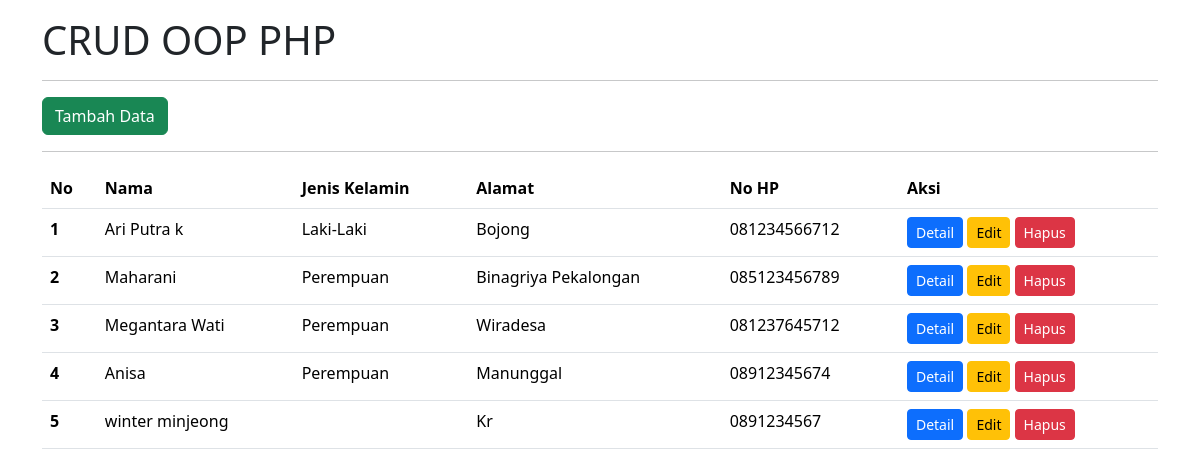
The page / on the database its author committed.
### tables this page shows
CREATE TABLE `tb_users_0033` (
  `id` int(10) NOT NULL,
  `nama` varchar(255) NOT NULL,
  `jenis_kelamin` enum('Laki-Laki','Perempuan') NOT NULL,
  `alamat` varchar(255) NOT NULL,
  `nohp` char(13) NOT NULL,
  `gambar` blob NOT NULL
);

### database.php (called while the page is built, shortened)
<?php
    class Database{
        public $host = "localhost";
        public $username = "root";
        public $password = "";
        public $database = "db_php_0033";
        public $connect;
        function __construct()
        {
            $this->connect = mysqli_connect($this->host, $this->username, $this->password);
            mysqli_select_db($this->connect, $this->database);
        }
        function tampilData(){
            $data = mysqli_query($this->connect, "SELECT * FROM tb_users_0033");
            $rows = mysqli_fetch_all($data, MYSQLI_ASSOC);
            return $rows;
        }
    }
?>

### index.php (the view, shortened to what this page needs)
<?php
include 'database.php';
$db_0033 = new Database();
$dataUsers = $db_0033->tampilData();
?>
<!doctype html>
<html lang="en">
<head>
    <link href="https://cdn.jsdelivr.net/npm/bootstrap@5.3.3/dist/css/bootstrap.min.css" rel="stylesheet">
</head>
<body>
<div class="container mt-3">
    <h1>CRUD OOP PHP</h1>
    <hr>
    <a href="input.php" class="btn btn-success">Tambah Data</a>
    <hr>
    <table class="table table-hover">
        <thead>
            <tr>
                <th scope="col">No</th>
                <th scope="col">Nama</th>
                <th scope="col">Jenis Kelamin</th>
                <th scope="col">Alamat</th>
                <th scope="col">No HP</th>
                <th scope="col">Aksi</th>
            </tr>
        </thead>
        <tbody>
            <?php foreach ($dataUsers as $index => $dataUser): ?>
                <tr>
                    <th scope="row"><?php echo $index + 1; ?></th>
                    <td><?php echo $dataUser['nama']; ?></td>
                    <td><?php echo $dataUser['jenis_kelamin']; ?></td>
                    <td><?php echo $dataUser['alamat']; ?></td>
                    <td><?php echo $dataUser['nohp']; ?></td>
                    <td>
                        <button type="button" class="btn btn-primary btn-sm" data-bs-toggle="modal" data-bs-target="#modal<?php echo $dataUser['id']; ?>">Detail</button>
                        <a href="edit.php?id=<?php echo $dataUser['id'] ?>" class="btn btn-warning btn-sm">Edit</a>
                        <a href="#" class="btn btn-danger btn-sm" onclick="hapusData(<?php echo $dataUser['id']; ?>)">Hapus</a>
                    </td>
                </tr>
            <?php endforeach; ?>
        </tbody>
    </table>
</div>
</body>
</html>

### rows shown on the page
tb_users_0033: nama "Ari Putra k", jenis_kelamin "Laki-Laki", alamat "Bojong", nohp "081234566712"
tb_users_0033: nama "Maharani", jenis_kelamin "Perempuan", alamat "Binagriya Pekalongan", nohp "085123456789"
tb_users_0033: nama "Megantara Wati", jenis_kelamin "Perempuan", alamat "Wiradesa", nohp "081237645712"
tb_users_0033: nama "Anisa", jenis_kelamin "Perempuan", alamat "Manunggal", nohp "08912345674"
tb_users_0033: nama "winter minjeong", alamat "Kr", nohp "0891234567"
